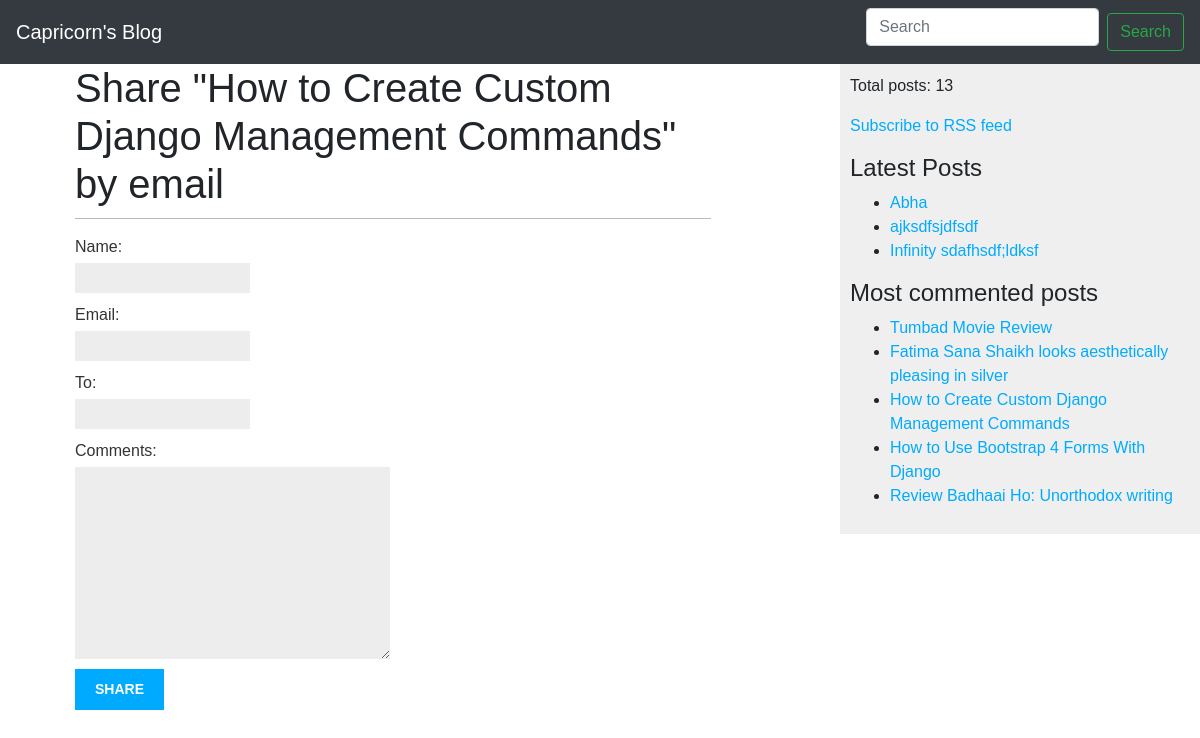
Page /9/share/ on the committed database.
### blog/models.py (models this page shows, shortened)
class Post(models.Model):
    STATUS_CHOICE = (
        ('draft', 'Draft'),
        ('published', 'Published'),
    )
    title = models.CharField(max_length=250)
    slug = models.SlugField(max_length=250, unique_for_date='publish', blank=True, null=False)
    author = models.ForeignKey(User, on_delete=models.CASCADE, related_name='blog_posts')
    body = models.TextField()
    publish = models.DateTimeField(default=timezone.now)
    created = models.DateTimeField(auto_now_add=True)
    updated = models.DateTimeField(auto_now=True)
    status = models.CharField(max_length=10, choices=STATUS_CHOICE, default='draft')
    objects = models.Manager()  # default manager
    published = PublishedManager()  # custom manager
    tags = TaggableManager()
    class Meta:
        ordering = ('-publish',)
    def get_absolute_url(self):
        return reverse('blog:post_detail', args=[
            self.publish.year,
            self.publish.month,
            self.publish.day,
            self.slug
        ])

### blog/views.py (the view)
# urls.py: path('<int:post_id>/share/', views.post_share, name='post_share'),
def post_share(request, post_id):
    post = get_object_or_404(Post, id=post_id, status='published')
    sent = False
    if request.method == 'POST':
        form = EmailPostForm(request.POST)
        if form.is_valid():
            cd = form.cleaned_data
            post_url = request.build_absolute_uri(post.get_absolute_url())
            name = cd['name']
            email = cd['email']
            to = cd['to']
            comment = cd['comments']
            post_title = post.title
            subject = f'{name} ({email}) recommends you reading "{post_title}"'
            message = f'Read "{post_title}" at {post_url}\n\n{name}\'s comments: {comment}'
            send_mail(subject, message, 'admin@myblog.com', [to])
            sent = True
    else:
        form = EmailPostForm()
    template = 'blog/post/share.html'
    context = {
        'post': post,
        'form': form,
        'sent': sent,
    }
    return render(request, template_name=template, context=context)

### blog/forms.py
class EmailPostForm(forms.Form):
    name = forms.CharField(max_length=25)
    email = forms.EmailField()
    to = forms.EmailField()
    comments = forms.CharField(required=False, widget=forms.Textarea,)

### blog/models.py (called while the page is built)
    def get_queryset(self):
        return super().get_queryset().filter(status='published')

### blog/templatetags/blog_tags.py (called while the page is built)
@register.simple_tag
def total_posts():
    return Post.published.count()

@register.inclusion_tag('blog/snippets/latest_posts.html')
def show_latest_posts(count=5):
    latest_posts = Post.published.order_by('-publish')[:count]
    return {'latest_posts': latest_posts}

@register.simple_tag
def get_most_commented_posts(count=5):
    return Post.published.annotate(total_comments=Count('comments')).order_by('-total_comments')[:count]

### blog/templates/blog/post/share.html (shortened to what this page needs)
{% extends 'blog/base.html' %}
{% block content %}
    {% if sent %}
        <h1>Email sent successfully</h1>
        <p>"{{ post.title }}" was successfully share with {{ form.to }}</p>
    {% else %}
        <h1>Share "{{ post.title }}" by email</h1>
        <form action="." method="post">
        {{ form.as_p }}
            <input type="submit" value="Share">
        </form>
    {% endif %}
{% endblock %}

### blog/templates/blog/base.html (shortened to what this page needs)
{% load blog_tags %}
{% load static %}
<!DOCTYPE html>
<html lang="en">
<head>
    <link rel="stylesheet" href="https://stackpath.bootstrapcdn.com/bootstrap/4.1.3/css/bootstrap.min.css"
>
    <link rel="stylesheet" href="{% static 'css/blog_app.css' %}">
</head>
<body>
<nav class="navbar navbar-dark bg-dark">
    <a href="{% url 'blog:post_list' %}" class="navbar-brand">Capricorn's Blog</a>
    <form class="form-inline" method="get" action="{% url 'blog:post_search' %}">
        <input class="form-control mr-sm-2" name="query" type="search" placeholder="Search" aria-label="Search">
        <button class="btn btn-outline-success my-2 my-sm-0" type="submit">Search</button>
    </form>
</nav>
<div class="container">
    <div id="content">
        {% block content %}
        {% endblock %}
    </div>
</div>
<div id="sidebar">
    <p>Total posts: {% total_posts %}</p>
    <p><a href="{% url 'blog:post_feed' %}">Subscribe to RSS feed</a></p>
    <h4>Latest Posts</h4>
    {% show_latest_posts 3 %}
    <h4>Most commented posts</h4>
    {% get_most_commented_posts as most_commented_posts %}
    <ul>
        {% for post in most_commented_posts %}
            <li><a href="{{ post.get_absolute_url }}">{{ post.title }}</a></li>
        {% endfor %}
    </ul>
</div>
</body>
</html>

### blog/templates/blog/snippets/latest_posts.html
<ul>
    {% for post in latest_posts %}
        <li><a href="{{ post.get_absolute_url }}">{{ post.title }}</a></li>
    {% endfor %}
</ul>

### blog/static/css/blog_app.css (style rules this page uses)
body { margin:0; padding:0; font-family:helvetica, sans-serif; }
a { color:#00abff; text-decoration:none; }
h1 { font-weight:normal; border-bottom:1px solid #bbb; padding:0 0 10px 0; }
#content { float:left; width:60%; padding:0 0 0 30px; }
#sidebar { float:right; width:30%; padding:10px; background:#efefef; height:100%; }
label { float:left; clear:both; color:#333; margin-bottom:4px; }
input, textarea { clear:both; float:left; margin:0 0 10px; background:#ededed; border:0; padding:6px 10px; font-size:12px; }
input[type=submit] { font-weight:bold; background:#00abff; color:#fff; padding:10px 20px; font-size:14px; text-transform:uppercase; }

### rows in the picture
Post: title "How to Create Custom Django Management Commands"
Post: title "Abha"
Post: title "ajksdfsjdfsdf"
Post: title "Infinity sdafhsdf;ldksf"
Post: title "Tumbad Movie Review"
Post: title "Fatima Sana Shaikh looks aesthetically pleasing in silver"
Post: title "How to Use Bootstrap 4 Forms With Django"
Post: title "Review Badhaai Ho: Unorthodox writing"
